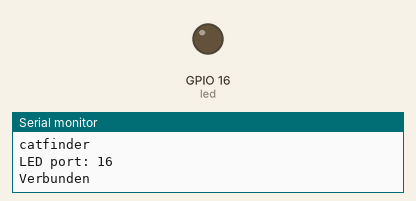
Bench run of a sketch on a simulated ESP8266 (NodeMCU). Shown: output pins drawn as LEDs (lit = HIGH), the last lines printed to the serial monitor. WiFi joins after 1.5 s; servers stay silent unless stated.

Above: at 1.7 s.
At 18.7 s:
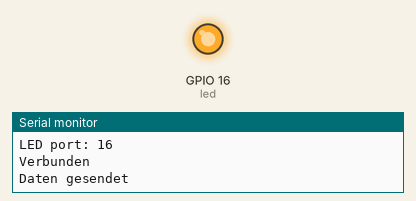
Timing chart, 0 to 19.1 s (numbered marks = the images above):
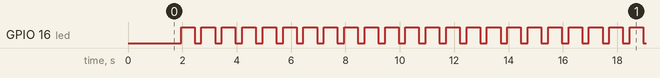

The sketch:

KATZE.ino
```cpp
  #include <ESP8266WiFi.h>

  const short int led=16; // LED_BUILTIN;
  void setup() {
  // put your setup code here, to run once:
  pinMode(led,OUTPUT);
  Serial.begin(19200);
  Serial.println("catfinder");
  Serial.print("LED port: ");
  Serial.println(led);

  WiFi.begin("Freifunk","");
  while (WiFi.status()!=WL_CONNECTED){
    delay(500);
  }
  Serial.println("Verbunden");
}

int anzahl = 11;
float weg[22] = {48.778533, 9.277715,
                48.777765, 9.277794,
                48.777284, 9.278159,
                48.777263, 9.278277,
                48.776613, 9.278781,
                48.776210, 9.278792,
                48.776309, 9.278116,
                48.776309, 9.278116,
                48.776641, 9.276743,
                48.776761, 9.276356,
                48.777023, 9.275702};
int schritt = 0;

void loop() {
 // Daten senden
 WiFiClient cli;
 if (cli.connect("ploing.de",9000)){
   cli.print(String("POST /position") +
     "?lon=" + String(weg[schritt*2], 5) +
     "&lat=" + String(weg[schritt*2 + 1], 5) +
     " HTTP/1.1\r\n" +
     "Host: ploing.de:9000\r\n" +
     "Connection: close\r\n" +
     "\r\n");
   delay(250);
   cli.stop();
   Serial.println("Daten gesendet");
   schritt = schritt + 1;
   if (schritt>=anzahl) {
     schritt = 0;
   }
 }else{
  Serial.println ("verbindung zum server hatt nicht geklappt");
 }

 // Warten und blinken
 for(int i=0; i<80; i=i+1) {
   digitalWrite(led,HIGH);
   delay(500);
   digitalWrite(led,LOW);
   delay(250);
 }
}
```

Measured:
- by itself, GPIO 16 (led): moves between LOW and HIGH, repeating every 13.5 s
- by itself, everything shown: repeats every 13.5 s, in 36 steps
